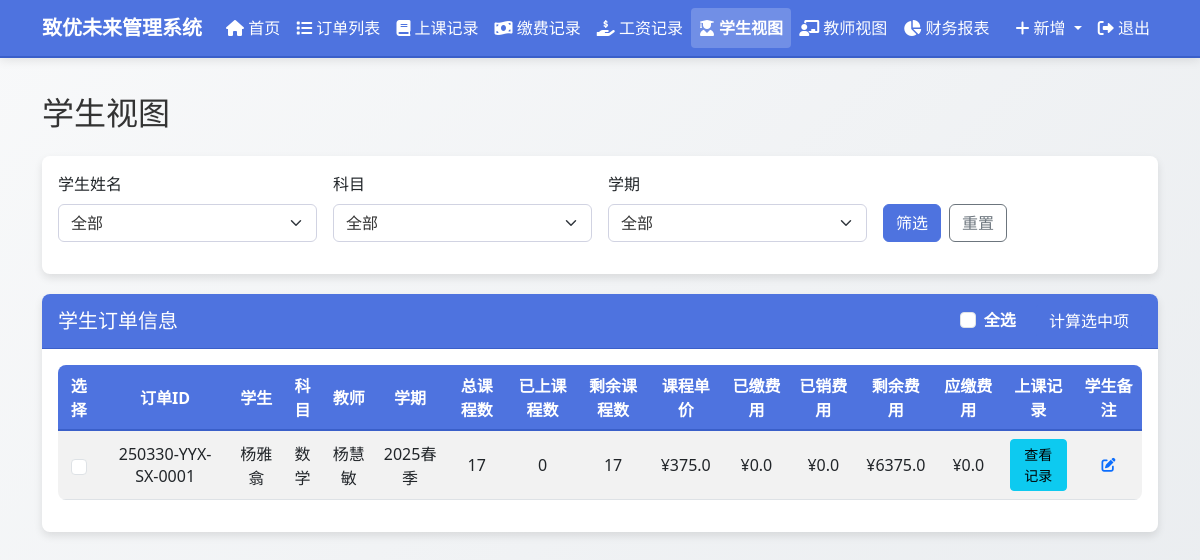
The page /student_view (signed in) on the database as committed earlier.
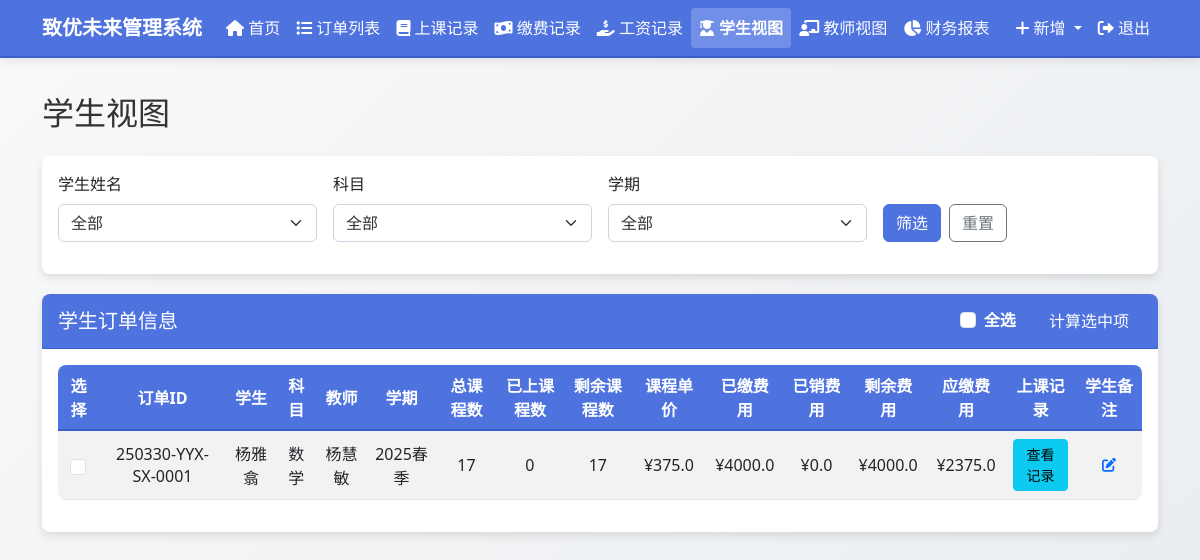
The same page on the database as committed later.
### models.py (models this page shows, shortened)
class Order(db.Model):
    id = db.Column(db.Integer, primary_key=True)
    order_number = db.Column(db.String(50), unique=True, nullable=False, default="")
    student_name = db.Column(db.String(100), nullable=False)
    subject = db.Column(db.String(100), nullable=False)
    teacher_name = db.Column(db.String(100), nullable=False)
    semester = db.Column(db.String(100), nullable=False)
    total_classes = db.Column(db.Integer, default=0)
    completed_classes = db.Column(db.Integer, default=0)
    remaining_classes = db.Column(db.Integer, default=0)
    class_price = db.Column(db.Float, default=0.0)
    salary_price = db.Column(db.Float, default=0.0)  # 新增工资单价字段
    total_price = db.Column(db.Float, default=0.0)
    paid_amount = db.Column(db.Float, default=0.0)
    used_amount = db.Column(db.Float, default=0.0)
    remaining_amount = db.Column(db.Float, default=0.0)  # 已缴费用 - 已销费用
    payable_amount = db.Column(db.Float, default=0.0)  # 订单总价 - 已缴费用
    payable_salary = db.Column(db.Float, default=0.0)
    paid_salary = db.Column(db.Float, default=0.0)
    remaining_salary = db.Column(db.Float, default=0.0)
    order_note = db.Column(db.Text, nullable=True)
    teacher_note = db.Column(db.Text, nullable=True)
    student_note = db.Column(db.Text, nullable=True)
    created_at = db.Column(db.DateTime, default=datetime.now)
    class_records = db.relationship('ClassRecord', backref='order', lazy=True)
    payment_records = db.relationship('PaymentRecord', backref='order', lazy=True)
    salary_records = db.relationship('SalaryRecord', backref='order', lazy=True)

### routes.py (the view)
@app.route('/student_view')
@login_required
def student_view():
    student_name = request.args.get('student_name', '')
    subject = request.args.get('subject', '')
    semester = request.args.get('semester', '')
    query = Order.query
    if student_name:
        query = query.filter(Order.student_name == student_name)
    if subject:
        query = query.filter(Order.subject == subject)
    if semester:
        query = query.filter(Order.semester == semester)
    orders = query.all()
    all_students = db.session.query(Order.student_name).distinct().all()
    all_subjects = db.session.query(Order.subject).distinct().all()
    all_semesters = db.session.query(Order.semester).distinct().all()
    order_form = OrderForm()
    class_record_form = ClassRecordForm()
    payment_record_form = PaymentRecordForm()
    salary_record_form = SalaryRecordForm()
    all_orders = Order.query.all()
    class_record_form.order_id.choices = [
        (order.id,
         f"{order.order_number} - {order.student_name} - {order.subject}")
        for order in all_orders
    ]
    payment_record_form.order_id.choices = [
        (order.id,
         f"{order.order_number} - {order.student_name} - {order.subject}")
        for order in all_orders
    ]
    salary_record_form.order_id.choices = [
        (order.id,
         f"{order.order_number} - {order.teacher_name} - {order.subject}")
        for order in all_orders
    ]
    return render_template(
        'student_view.html',
        title='学生视图',
        orders=orders,
        all_students=[student[0] for student in all_students],
        all_subjects=[subject[0] for subject in all_subjects],
        all_semesters=[semester[0] for semester in all_semesters],
        selected_student=student_name,
        selected_subject=subject,
        selected_semester=semester,
        edit_note_form=EditNoteForm(),
        order_form=order_form,
        class_record_form=class_record_form,
        payment_record_form=payment_record_form,
        salary_record_form=salary_record_form)

### forms.py
class OrderForm(FlaskForm):
    student_name = StringField('学生姓名', validators=[DataRequired()])
    subject = StringField('科目', validators=[DataRequired()])
    teacher_name = StringField('教师姓名', validators=[DataRequired()])
    semester = StringField('学期', validators=[DataRequired()])
    total_classes = IntegerField('总课程数', validators=[DataRequired(), NumberRange(min=1)])
    class_price = FloatField('课程单价', validators=[DataRequired(), NumberRange(min=0)])
    salary_price = FloatField('工资单价', validators=[DataRequired(), NumberRange(min=0)])
    order_note = TextAreaField('订单备注', validators=[Optional()])
    submit = SubmitField('保存')

### app.py (called while the page is built)
@login_manager.user_loader
def load_user(user_id):
    from models import User
    return User.query.get(int(user_id))

### templates/student_view.html (shortened to what the changed rows need)
{% extends "layout.html" %}
{% block content %}
<h2 class="mb-4">学生视图</h2>
<div class="card">
    <div class="card-body">
        {% if orders %}
        <div class="table-responsive">
            <table class="table table-striped table-hover">
                <thead>
                    <tr>
                        <th>选择</th>
                        <th>订单ID</th>
                        <th>学生</th>
                        <th>科目</th>
                        <th>教师</th>
                        <th>学期</th>
                        <th>总课程数</th>
                        <th>已上课程数</th>
                        <th>剩余课程数</th>
                        <th>课程单价</th>
                        <th>已缴费用</th>
                        <th>已销费用</th>
                        <th>剩余费用</th>
                        <th>应缴费用</th>
                        <th>上课记录</th>
                        <th>学生备注</th>
                    </tr>
                </thead>
                <tbody>
                    {% for order in orders %}
                    <tr>
                        <td>
                            <input type="checkbox" class="form-check-input order-checkbox" value="{{ order.id }}">
                        </td>
                        <td>{{ order.order_number }}</td>
                        <td>{{ order.student_name }}</td>
                        <td>{{ order.subject }}</td>
                        <td>{{ order.teacher_name }}</td>
                        <td>{{ order.semester }}</td>
                        <td>{{ order.total_classes }}</td>
                        <td>{{ order.completed_classes }}</td>
                        <td>{{ order.remaining_classes }}</td>
                        <td>¥{{ order.class_price }}</td>
                        <td>¥{{ order.paid_amount }}</td>
                        <td>¥{{ order.used_amount }}</td>
                        <td>¥{{ order.remaining_amount }}</td>
                        <td>¥{{ order.payable_amount }}</td>
                        <td>
                            <button type="button" class="btn btn-sm btn-info view-class-records"
                                    data-bs-toggle="modal" data-bs-target="#classRecordsModal"
                                    data-order-id="{{ order.id }}">
                                查看记录
                            </button>
                        </td>
                        <td>
                            <button type="button" class="btn btn-sm btn-link edit-note"
                                    data-bs-toggle="modal" data-bs-target="#editNoteModal"
                                    data-note-id="{{ order.id }}"
                                    data-note-type="student_note"
                                    data-note-text="{{ order.student_note or '' }}">
                                <i class="fas fa-edit"></i>
                            </button>
                        </td>
                    </tr>
                    {% endfor %}
                </tbody>
            </table>
        </div>
        {% else %}
        <div class="alert alert-info">暂无符合条件的订单</div>
        {% endif %}
    </div>
</div>
{% endblock %}

Rows that differ between the two databases and show on the page:
changed Order "250330-YYX-SX-0001": paid_amount "0.0" → "4000.0"; remaining_amount "6375.0" → "4000.0"; payable_amount "0.0" → "2375.0"
